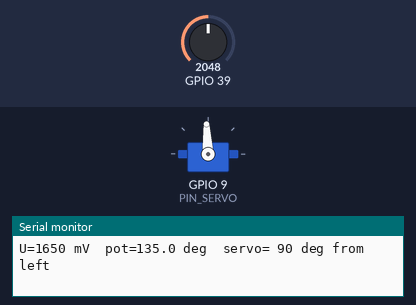
Recording of a program running on a simulated ESP32-S3. Parts: servo, the last lines printed to the serial monitor. Inputs (shaded band) come from the test bench; at power-on: GPIO 39 = 2048. Servo pulses on a pin are drawn as a servo (544–2400 µs = 0–180°).

Above: at 1.5 s.
1.6 s: GPIO 39 set to 2540
At 2.2 s:
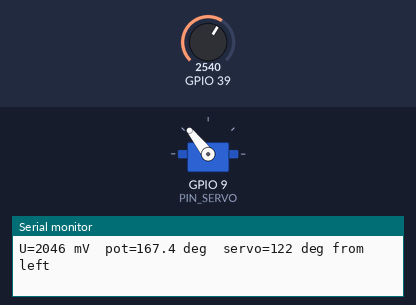
3.2 s: GPIO 39 set to 3603
At 4.5 s:
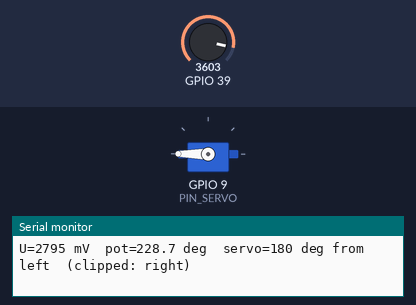
4.8 s: GPIO 39 set to 1228
At 5.6 s:
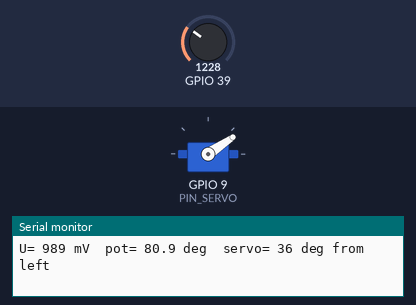
6.4 s: GPIO 39 set to 491
At 7.0 s:
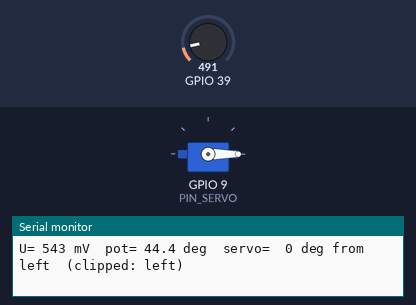
8.0 s: GPIO 39 set to 2866
At 9.2 s:
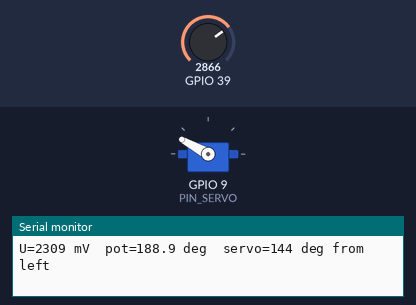
Timing chart, 0 to 10.6 s (numbered marks = the images above; inputs shaded):
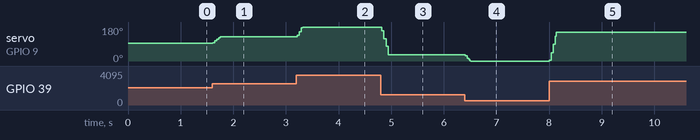

The program:

main.cpp
```cpp
#include <Arduino.h>
#include <driver/adc.h>
#include <esp_adc_cal.h>

// Схема
// Потенціометр: 3V3 - 10 kOhm - GND, середній вивід на GPIO4 (ADC1_CH3)
// Сервопривод SG90: сигнал (жовтий/оранжевий) на GPIO9, живлення 5V, GND спільна з ESP32

// Pins / ADC
constexpr adc1_channel_t POT_CHANNEL = ADC1_CHANNEL_3; // GPIO4
constexpr adc_atten_t ADC_ATTEN = ADC_ATTEN_DB_12;
constexpr uint8_t PIN_SERVO = 9;

// Потенціометр: повний оберт 270 градусів між напругами 0 і VCC
constexpr float POT_RANGE_DEG = 270.0f;
constexpr float VCC_MV = 3300.0f;

// Сервопривод: 180 градусів між імпульсами SERVO_MIN_US і SERVO_MAX_US
constexpr float SERVO_RANGE_DEG = 180.0f;
constexpr uint32_t SERVO_MIN_US = 500;  // 0 градусів
constexpr uint32_t SERVO_MAX_US = 2500; // 180 градусів, підібрати під свій сервопривод

// Пропорція 1:1: поворот потенціометра на 1 градус повертає вал на 1 градус. Діапазони різні, тому використовується лише спільна частина, вирівняна по центру
constexpr float POT_START_DEG = (POT_RANGE_DEG - SERVO_RANGE_DEG) / 2.0f;

constexpr uint8_t SERVO_CH = 0;
constexpr uint32_t SERVO_FREQ = 50;
constexpr uint8_t SERVO_BITS = 14;
constexpr uint32_t SERVO_PERIOD_US = 1000000 / SERVO_FREQ;
constexpr uint32_t SERVO_DUTY_MAX = (1u << SERVO_BITS) - 1;

// SMA проти шуму АЦП, щоб вал не тремтів
constexpr uint8_t SMA_WINDOW = 8;
constexpr uint32_t UPDATE_MS = 20;

esp_adc_cal_characteristics_t adcChars;

uint32_t smaBuf[SMA_WINDOW] = {};
uint32_t smaSum = 0;
uint8_t smaIdx = 0;

uint32_t lastUpdate = 0;
int loggedAngle = -1;

static uint32_t readPotMv()
{
    return esp_adc_cal_raw_to_voltage(adc1_get_raw(POT_CHANNEL), &adcChars);
}

static uint32_t smaUpdate(uint32_t value)
{
    smaSum -= smaBuf[smaIdx];
    smaBuf[smaIdx] = value;
    smaSum += value;
    smaIdx = (smaIdx + 1) % SMA_WINDOW;
    return smaSum / SMA_WINDOW;
}

// Кут потенціометра від його крайнього лівого положення
static float potAngleFromMv(uint32_t mv)
{
    return mv / VCC_MV * POT_RANGE_DEG;
}

// Кут серво від крайнього лівого положення, з обрізанням до спільного діапазону
static float servoAngleFromPot(float potDeg)
{
    return constrain(potDeg - POT_START_DEG, 0.0f, SERVO_RANGE_DEG);
}

static void servoWrite(float angleDeg)
{
    const float us = SERVO_MIN_US + angleDeg / SERVO_RANGE_DEG * (SERVO_MAX_US - SERVO_MIN_US);
    const uint32_t duty = static_cast<uint32_t>(us / SERVO_PERIOD_US * SERVO_DUTY_MAX + 0.5f);
    ledcWrite(SERVO_CH, duty);
}

void setup()
{
    Serial.begin(115200);
    delay(300);

    adc1_config_width(ADC_WIDTH_BIT_12);
    adc1_config_channel_atten(POT_CHANNEL, ADC_ATTEN);
    esp_adc_cal_characterize(ADC_UNIT_1, ADC_ATTEN, ADC_WIDTH_BIT_12, 1100, &adcChars);

    // Заповнюємо вікно SMA першим значенням, щоб серво не смикнувся на старті
    const uint32_t mv = readPotMv();
    for (auto &s : smaBuf)
        s = mv;
    smaSum = mv * SMA_WINDOW;

    ledcSetup(SERVO_CH, SERVO_FREQ, SERVO_BITS);
    ledcAttachPin(PIN_SERVO, SERVO_CH);
    servoWrite(servoAngleFromPot(potAngleFromMv(mv)));

    Serial.println("=== Servo 1:1 ===");
    Serial.printf("Pot %.0f deg, servo %.0f deg, used pot range %.0f..%.0f deg\n",
                  POT_RANGE_DEG, SERVO_RANGE_DEG, POT_START_DEG, POT_START_DEG + SERVO_RANGE_DEG);
}

void loop()
{
    const uint32_t now = millis();
    if (now - lastUpdate < UPDATE_MS)
        return;
    lastUpdate = now;

    const uint32_t mv = smaUpdate(readPotMv());
    const float potDeg = potAngleFromMv(mv);
    const float servoDeg = servoAngleFromPot(potDeg);
    servoWrite(servoDeg);

    // Логуємо лише зміну кута хоча б на 1 градус, щоб не засмічувати консоль
    const int angle = static_cast<int>(servoDeg + 0.5f);
    if (angle != loggedAngle)
    {
        loggedAngle = angle;
        const char *clip = potDeg < POT_START_DEG                     ? "  (clipped: left)"
                           : potDeg > POT_START_DEG + SERVO_RANGE_DEG ? "  (clipped: right)"
                                                                      : "";
        Serial.printf("U=%4lu mV  pot=%5.1f deg  servo=%3d deg from left%s\n",
                      mv, potDeg, angle, clip);
    }
}
```

Measured:
- after the input at 1.6 s, servo on GPIO 9 (PIN_SERVO): 93° → 128° at once
- after the input at 3.2 s, servo on GPIO 9 (PIN_SERVO): 128° → 180° at once
- after the input at 4.8 s, servo on GPIO 9 (PIN_SERVO): 180° → 34° at once
- after the input at 6.4 s, servo on GPIO 9 (PIN_SERVO): 34° → 0° at once
- after the input at 8.0 s, servo on GPIO 9 (PIN_SERVO): 0° → 151° at once
